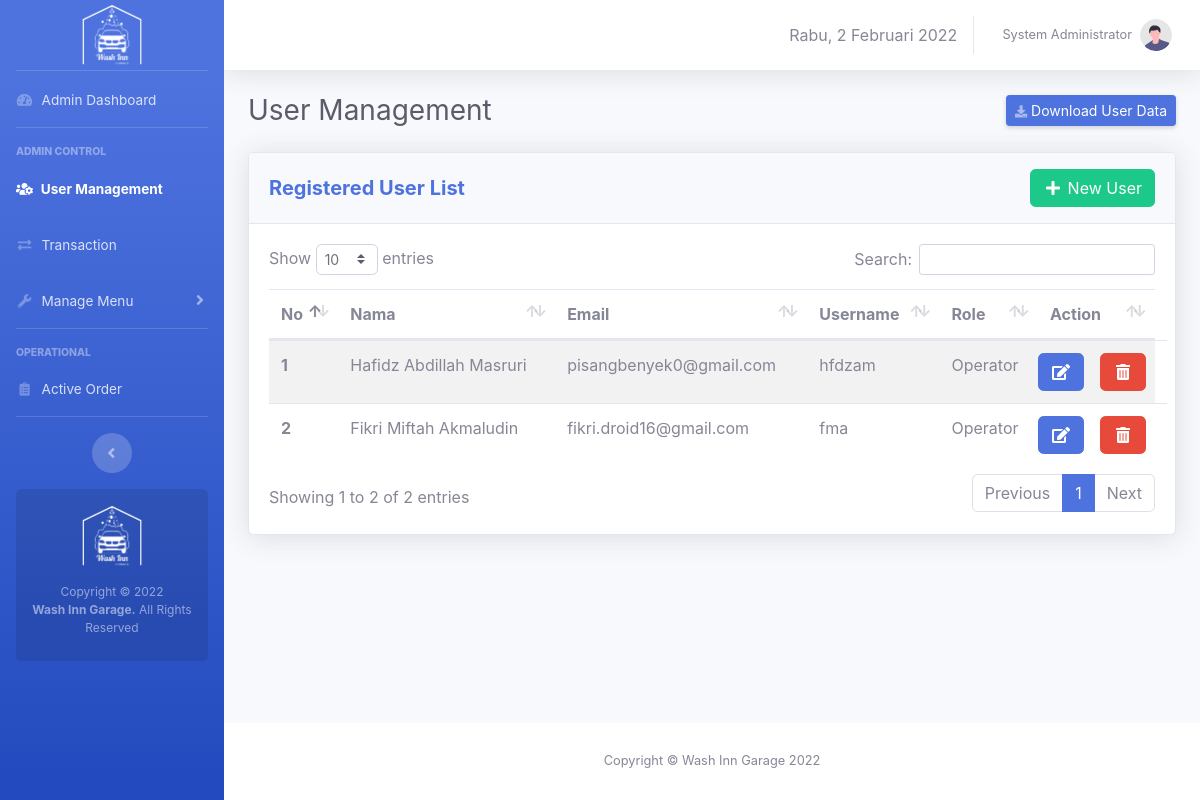
The app's page /admin/manage-user.php (signed in) with its own data.
### tables this page shows
CREATE TABLE `users` (
  `id` int(11) NOT NULL,
  `fullname` varchar(50) NOT NULL,
  `email` varchar(50) NOT NULL,
  `phone` varchar(15) NOT NULL DEFAULT 'n/a',
  `username` varchar(50) NOT NULL,
  `role` enum('admin','operator') NOT NULL,
  `password` varchar(255) NOT NULL
);

### core/init.php (called while the page is built, shortened)
<?php
if (!empty($_SERVER['HTTPS']) && ('on' == $_SERVER['HTTPS'])) {
  $home = 'https://';
} else {
  $home = 'http://';
}
$home   .= $_SERVER['HTTP_HOST'] . '/washinngarage';
$assets  = $home . '/assets';

### admin/admin-only.php (called while the page is built)
<?php
	require_once '../core/init.php';
	if (isset($_SESSION['wig_user'])) {
		$username = $_SESSION['wig_user'];
		if (checkRole($username) != 'admin') {
			header("Location: ".$home."/operator/");
		}
	}else{
		header("Location: ".$home."/login.php");
	}
	$current_user = $_SESSION['wig_user']
?>

### core/user.php (called while the page is built, shortened)
<?php
function checkRole($username)
{
	global $link;
	$username = mysqli_real_escape_string($link, $username);
	$query = "SELECT role FROM users WHERE username = '$username'";
	$result = mysqli_query($link, $query);
	$data 	= mysqli_fetch_assoc($result);
	return $data['role'];
}
function getUserByUsername($username){
	global $link;
	$username = mysqli_real_escape_string($link, $username);
	$query = "SELECT * FROM users WHERE username = '$username'";
	$result = mysqli_query($link, $query);
	$data = mysqli_fetch_assoc($result);
	return $data;
}
 ?>

### admin/manage-user.php (the view, shortened to what this page needs)
<?php
	require_once 'admin-only.php';
	$activePageLvl=1;
    $query_getUser = "SELECT * FROM users WHERE username != '$current_user'";
    $execute_getUser = mysqli_query($link,$query_getUser);
    $i = 1;
 ?>
<!DOCTYPE html>
<html>
<head>
	<link rel="stylesheet" type="text/css" href="<?=$assets?>/css/sb-admin-2.min.css">
	<link href="<?=$assets?>/vendor/fontawesome-free/css/all.min.css" rel="stylesheet" type="text/css">
    <link href="<?=$assets?>/vendor/datatables/dataTables.bootstrap4.min.css" rel="stylesheet">
</head>
<body class="page-top">
    <div id="wrapper">
        <?php require_once 'view-template/sidebar.php'; ?>
        <div id="content-wrapper" class="d-flex flex-column">
            <div id="content">
                <?php require_once 'view-template/topbar.php'; ?>
                <div class="container-fluid">
                    <div class="d-sm-flex align-items-center justify-content-between mb-4">
                        <h1 class="h3 mb-0 text-gray-800">User Management</h1>
                        <a target="_blank" href="download-builder/user-data-download.php" class="d-none d-sm-inline-block btn btn-sm btn-primary shadow-sm"><i
                            class="fas fa-download fa-sm text-white-50"></i> Download User Data</a>
                    </div>
                    <div class="row">
                        <div class="col-xl-12 col-lg-12">
                            <div class="card shadow mb-4">
                                <div
                                    class="card-header py-3 d-flex flex-row align-items-center justify-content-between">
                                    <h5 class="m-0 font-weight-bold text-primary">Registered User List</h5>
                                    <a href="new-user.php" class="btn btn-success"><i class="fas fa-plus fa-fw"></i> New User</a>
                                </div>
                                <div class="card-body">
                                    <table class="table table-striped " id="usersTable">
                                        <thead>
                                            <tr>
                                                <th scope="col">No</th>
                                                <th scope="col">Nama</th>
                                                <th scope="col">Email</th>
                                                <th scope="col">Username</th>
                                                <th scope="col">Role</th>
                                                <th scope="col">Action</th>
                                            </tr>
                                        </thead>
                                        <tbody>
                                            <?php while ($result_getUser = mysqli_fetch_assoc($execute_getUser)) { ?>
                                                <tr>
                                                    <th scope="row"><?= $i ?></th>
                                                    <td><?= $result_getUser['fullname'] ?></td>
                                                    <td><?= $result_getUser['email'] ?></td>
                                                    <td><?= $result_getUser['username'] ?></td>
                                                    <td><?php if ($result_getUser['role']=='admin') {
                                                        echo "Admin";
                                                    }elseif ($result_getUser['role']=='operator') {
                                                        echo "Operator";
                                                    }else{echo "";};  ?></td>
                                                    <td class="row">
                                                        <form action="edit-user.php" method="post">
                                                            <button class="btn btn-primary" type="submit" name="btnEditUser" value="<?= $result_getUser['id'] ?>"><i class="fas fa-edit fa-fw"></i>
                                                            </button>
                                                        </form>&emsp;
                                                        <button class="btn btn-danger" data-toggle="modal" onclick="del_conf('<?= $result_getUser['username'] ?>','<?= $result_getUser['id'] ?>')" data-target="#modalDeleteUser">
                                                            <i class="fas fa-trash-alt fa-fw"></i>
                                                        </button>
                                                    </td>
                                                </tr>
                                            <?php $i++;} ?>
                                        </tbody>
                                    </table>
                                </div>
                            </div>
                        </div>
                    </div>
                </div>
            </div>
            <?php require_once "view-template/footer.php" ?>
        </div>
    </div>
</body>
</html>

### admin/view-template/sidebar.php (shortened to what this page needs)
<?php
    if ($activePageLvl == 0) {
        $lvl0 = 'active';
    }elseif ($activePageLvl == 1) {
         $lvl1 = 'active';
    }elseif ($activePageLvl == 2) {
         $lvl2 = 'active';
    }elseif ($activePageLvl == 3) {
         $lvl3 = 'active';
    }elseif ($activePageLvl == 4) {
         $lvl4 = 'active';
    }
?>
<ul class="navbar-nav bg-gradient-primary sidebar sidebar-dark accordion" id="accordionSidebar">
    <a class="sidebar-brand d-flex align-items-center justify-content-center" href="index.html">
        <div class="sidebar-brand-icon">
            <img src="<?=$assets?>/img/logo-white.png" width=60px>
        </div>
    </a>
    <hr class="sidebar-divider my-0">
    <li class="nav-item <?=$lvl0?>">
        <a class="nav-link" href="<?=$home?>/admin">
            <i class="fas fa-fw fa-tachometer-alt"></i>
            <span>Admin Dashboard</span>
        </a>
    </li>
    <hr class="sidebar-divider">
    <div class="sidebar-heading">
        Admin Control
    </div>
    <li class="nav-item <?=$lvl1?>">
        <a class="nav-link" href="manage-user.php">
            <i class="fas fa-fw fa-users-cog"></i>
            <span>User Management</span>
        </a>
    </li>
    <li class="nav-item <?=$lvl2?>">
        <a class="nav-link" href="manage-user.php">
            <i class="fas fa-fw fa-exchange-alt"></i>
            <span>Transaction</span>
        </a>
    </li>
    <li class="nav-item <?=$lvl3?>">
        <a class="nav-link collapsed" href="#" data-toggle="collapse" data-target="#collapseMenu"
            aria-expanded="true" aria-controls="collapseMenu">
            <i class="fas fa-fw fa-wrench"></i>
            <span>Manage Menu</span>
        </a>
    </li>
    <hr class="sidebar-divider">
    <div class="sidebar-heading">
        Operational
    </div>
    <li class="nav-item <?=$lvl4?>">
        <a class="nav-link" href="charts.html">
            <i class="fas fa-fw fa-clipboard-list"></i>
            <span>Active Order</span></a>
    </li>
    <hr class="sidebar-divider d-none d-md-block">
    <div class="text-center d-none d-md-inline">
        <button class="rounded-circle border-0" id="sidebarToggle"></button>
    </div>
    <div class="sidebar-card d-none d-lg-flex">
        <img class="mb-3" src="<?=$assets?>/img/logo-white.png" width=60px>
        <p class="text-center mb-2">Copyright &copy; 2022 <br><strong>Wash Inn Garage.</strong> All Rights Reserved</p>
    </div>
</ul>

### admin/view-template/topbar.php (shortened to what this page needs)
<?php
    $userdetail = getUserByUsername($current_user);
?>
<nav class="navbar navbar-expand navbar-light bg-white topbar mb-4 static-top shadow">
    <ul class="navbar-nav ml-auto">
        <li class="nav-item d-none d-lg-inline my-auto">
            <span id="tgl"></span>
        </li>
        <li class="nav-item dropdown no-arrow">
            <a class="nav-link dropdown-toggle" href="#" id="userDropdown" role="button"
                data-toggle="dropdown" aria-haspopup="true" aria-expanded="false">
                <span class="mr-2 d-none d-lg-inline text-gray-600 small"><?= $userdetail['fullname'] ?></span>
                <img class="img-profile rounded-circle"
                    src="<?=$assets?>/img/undraw_profile.svg">
            </a>
        </li>
    </ul>
</nav>

### admin/view-template/footer.php
<footer class="sticky-footer bg-white">
    <div class="container my-auto">
        <div class="copyright text-center my-auto">
            <span>Copyright &copy; Wash Inn Garage 2022</span>
        </div>
    </div>
</footer>

### records on screen
users: fullname "System Administrator"
users: fullname "Hafidz Abdillah Masruri", email "pisangbenyek0@gmail.com", username "hfdzam", role "Operator", $result_getUser['id'] 2 (drawn)
users: fullname "Fikri Miftah Akmaludin", email "fikri.droid16@gmail.com", username "fma", role "Operator", $result_getUser['id'] 3 (drawn)
